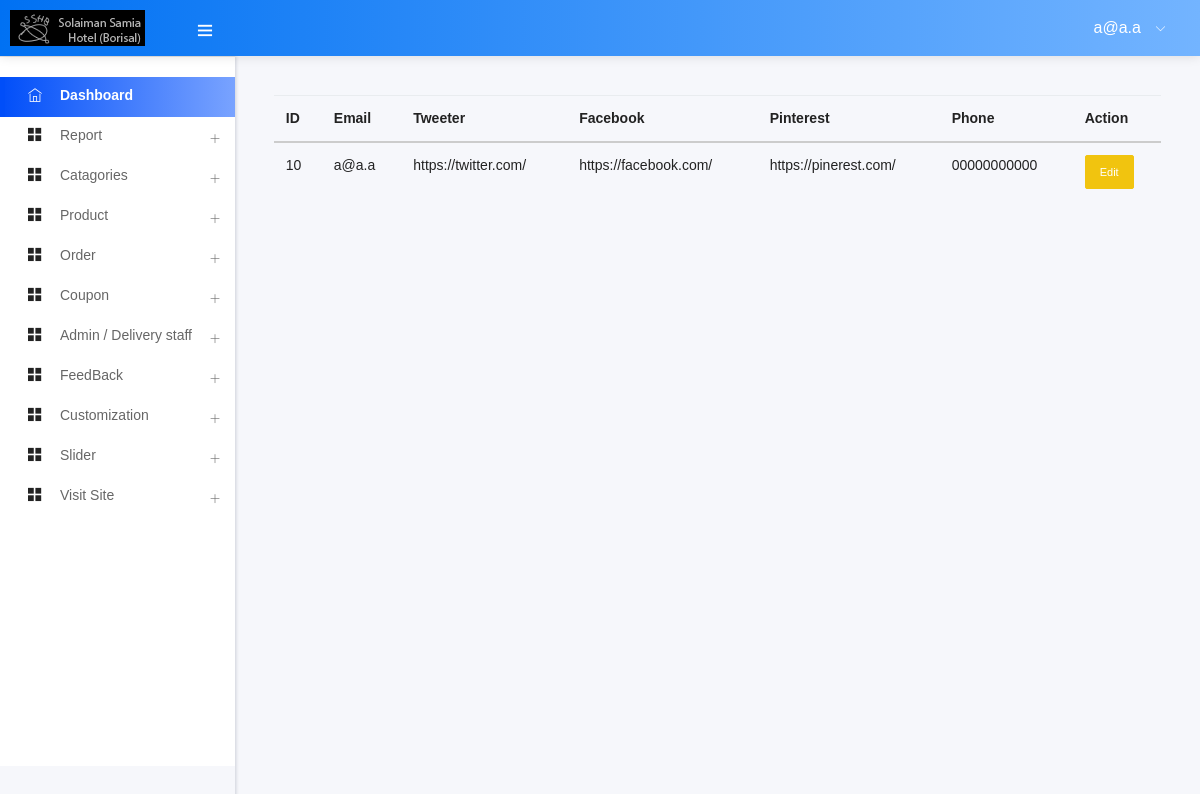
Page /admin/add_links.php (signed in) on the earlier database version.
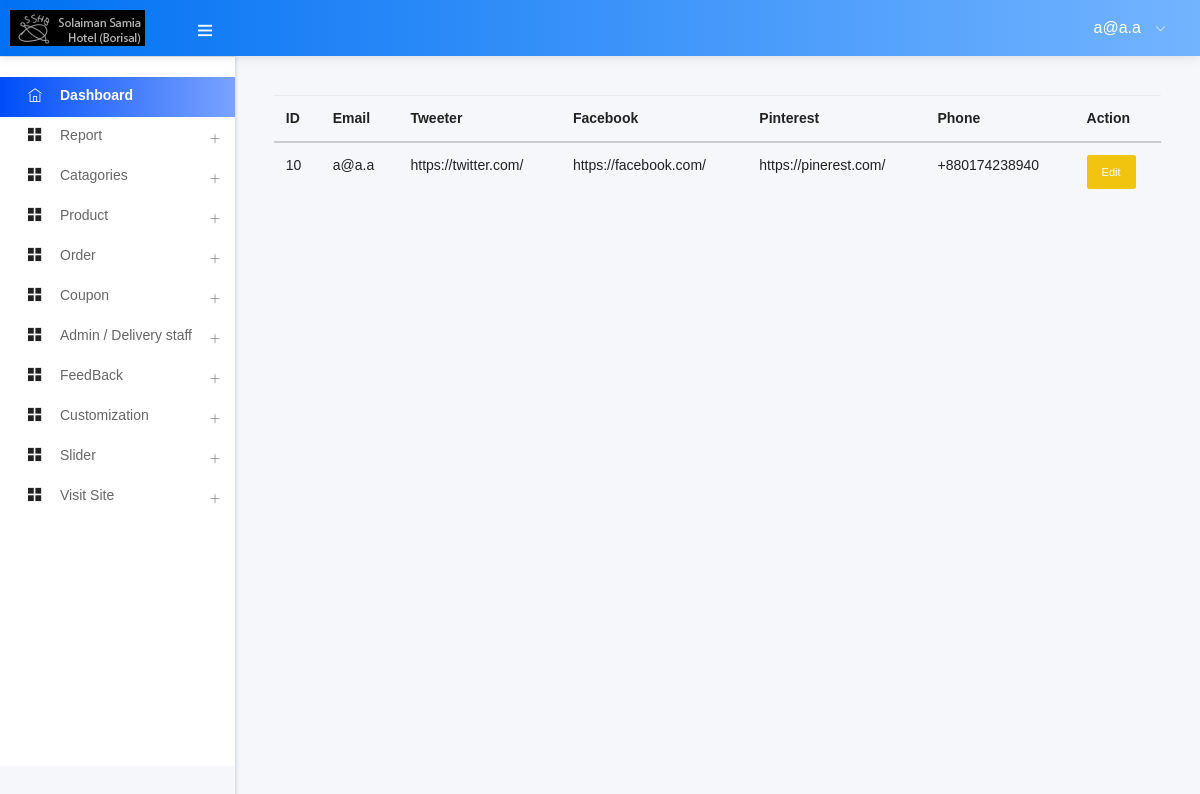
Same page on the later database version.
### tables this page shows
CREATE TABLE `header_info` (
  `id` int(10) NOT NULL,
  `email` varchar(30) NOT NULL,
  `tweeter` varchar(500) NOT NULL,
  `fb_link` varchar(500) NOT NULL,
  `pinterest` varchar(500) NOT NULL,
  `phone` varchar(20) NOT NULL
);

### admin/add_links.php (called while the page is built, shortened)
<?php
    include ("template.php");
?>

### admin/class/adminback.php (called while the page is built, shortened)
<?php
class  adminback
{
    private $connection;
    function __construct()
    {
        $dbhost = "localhost";
        $dbuser = "root";
        $dbpass = "";
        $dbname = "sshb";
        $this->connection = mysqli_connect($dbhost, $dbuser, $dbpass, $dbname);
    }
    function display_links()
    {
        $query = "SELECT * FROM header_info";
        if (mysqli_query($this->connection, $query)) {
            $ctg_info = mysqli_query($this->connection, $query);
            return $ctg_info;
        }
    }
}

### admin/views/add_links_view.php (the view)
<?php
    $catagories = $obj-> display_links();
?>
<div >
    <table class="table">
        <thead>
            <tr>
                <th>ID</th>
                <th>Email</th>
                <th>Tweeter</th>
                <th>Facebook</th>
                <th>Pinterest</th>
                <th>Phone</th>
                <th>Action</th>
            </tr>
        </thead>
        <tbody>
           <?php while($ctg = mysqli_fetch_assoc($catagories)){ ?>
            <tr>
                <td><?php echo $ctg['id'] ?></td>
                <td><?php echo $ctg['email'] ?></td>
                <td><?php echo $ctg['tweeter'] ?></td>
                <td><?php echo $ctg['fb_link'] ?></td>
                <td><?php echo $ctg['pinterest'] ?></td>
                <td><?php echo $ctg['phone'] ?></td>
                <td>
                    <a href="edit_links.php?status=edit&&id=<?php echo $ctg['id'] ?>" class="btn btn-sm btn-warning">Edit</a>
                </td>
            </tr>
            <?php
                }
            ?>
        </tbody>
    </table>
</div>

Differences in the rows shown:
changed header_info "https://twitter.com/": phone "00000000000" → "+880174238940"
